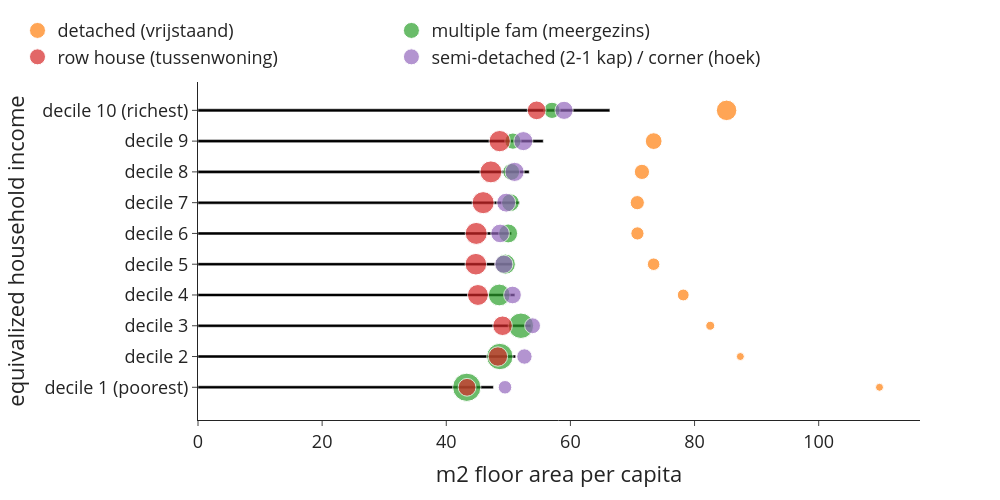

Notebook code for this chart:
### Markdown cell above
#### Floor area

### Code cell
bubblechart((use['size2019_w1']*use['n_hhd']), use['n_hhdmem2019'], use['n_hhd'], 0, 1, 'm2 floor area per capita', 'equivalized income level', 'm2_per_cap_inc_type')

### Figure 1 — Plotly figure (JSON) as saved in the notebook; plotly's stock layout.template omitted (floating-point values rounded to 4 significant figures)
{"data": [{"alignmentgroup": "True", "hovertemplate": "m2 floor area per capita=%{x}<br>equivalized household income=%{y}<extra></extra>", "legendgroup": "", "marker": {"color": "#000000", "pattern": {"shape": ""}}, "name": "", "offsetgroup": "", "orientation": "h", "showlegend": false, "textposition": "auto", "type": "bar", "x": [47.6, 51.18, 53.64, 51.06, 50.61, 50.53, 51.81, 53.36, 55.63, 66.36], "xaxis": "x", "y": ["decile 1 (poorest)", "decile 2", "decile 3", "decile 4", "decile 5", "decile 6", "decile 7", "decile 8", "decile 9", "decile 10 (richest)"], "yaxis": "y"}, {"marker": {"size": [32395, 27950, 41945, 72940, 81585, 90300, 104820, 120430, 145785, 218345], "sizemin": 4, "sizemode": "area", "sizeref": 1041.0}, "mode": "markers", "name": "detached (vrijstaand)", "showlegend": true, "type": "scatter", "x": [109.8, 87.38, 82.53, 78.18, 73.41, 70.8, 70.78, 71.52, 73.42, 85.16], "y": ["decile 1 (poorest)", "decile 2", "decile 3", "decile 4", "decile 5", "decile 6", "decile 7", "decile 8", "decile 9", "decile 10 (richest)"]}, {"marker": {"size": [416250, 361300, 337500, 246790, 212830, 186680, 163815, 147600, 137350, 137080], "sizemin": 4, "sizemode": "area", "sizeref": 1041.0}, "mode": "markers", "name": "multiple fam (meergezins)", "showlegend": true, "type": "scatter", "x": [43.3, 48.63, 52.03, 48.54, 49.51, 49.97, 50.34, 50.47, 50.74, 57.03], "y": ["decile 1 (poorest)", "decile 2", "decile 3", "decile 4", "decile 5", "decile 6", "decile 7", "decile 8", "decile 9", "decile 10 (richest)"]}, {"marker": {"size": [164970, 195995, 199015, 227065, 242180, 251775, 253330, 250285, 236150, 182020], "sizemin": 4, "sizemode": "area", "sizeref": 1041.0}, "mode": "markers", "name": "row house (tussenwoning)", "showlegend": true, "type": "scatter", "x": [43.35, 48.32, 49.07, 45.1, 44.77, 44.82, 45.94, 47.19, 48.61, 54.55], "y": ["decile 1 (poorest)", "decile 2", "decile 3", "decile 4", "decile 5", "decile 6", "decile 7", "decile 8", "decile 9", "decile 10 (richest)"]}, {"marker": {"size": [95435, 123450, 130370, 162075, 172470, 180210, 186820, 190580, 189560, 171500], "sizemin": 4, "sizemode": "area", "sizeref": 1041.0}, "mode": "markers", "name": "semi-detached (2-1 kap) / corner (hoek)", "showlegend": true, "type": "scatter", "x": [49.46, 52.59, 53.91, 50.67, 49.27, 48.67, 49.66, 51.01, 52.42, 58.98], "y": ["decile 1 (poorest)", "decile 2", "decile 3", "decile 4", "decile 5", "decile 6", "decile 7", "decile 8", "decile 9", "decile 10 (richest)"]}], "layout": {"bargap": 0.9, "barmode": "relative", "font": {"size": 18}, "height": 500, "legend": {"orientation": "h", "tracegroupgap": 0, "x": -0.25, "xanchor": "left", "y": 1.02, "yanchor": "bottom"}, "margin": {"t": 60}, "width": 1000, "xaxis": {"anchor": "y", "domain": [0, 1], "title": {"text": "m2 floor area per capita"}}, "yaxis": {"anchor": "x", "domain": [0, 1], "title": {"text": "equivalized household income"}}}}
